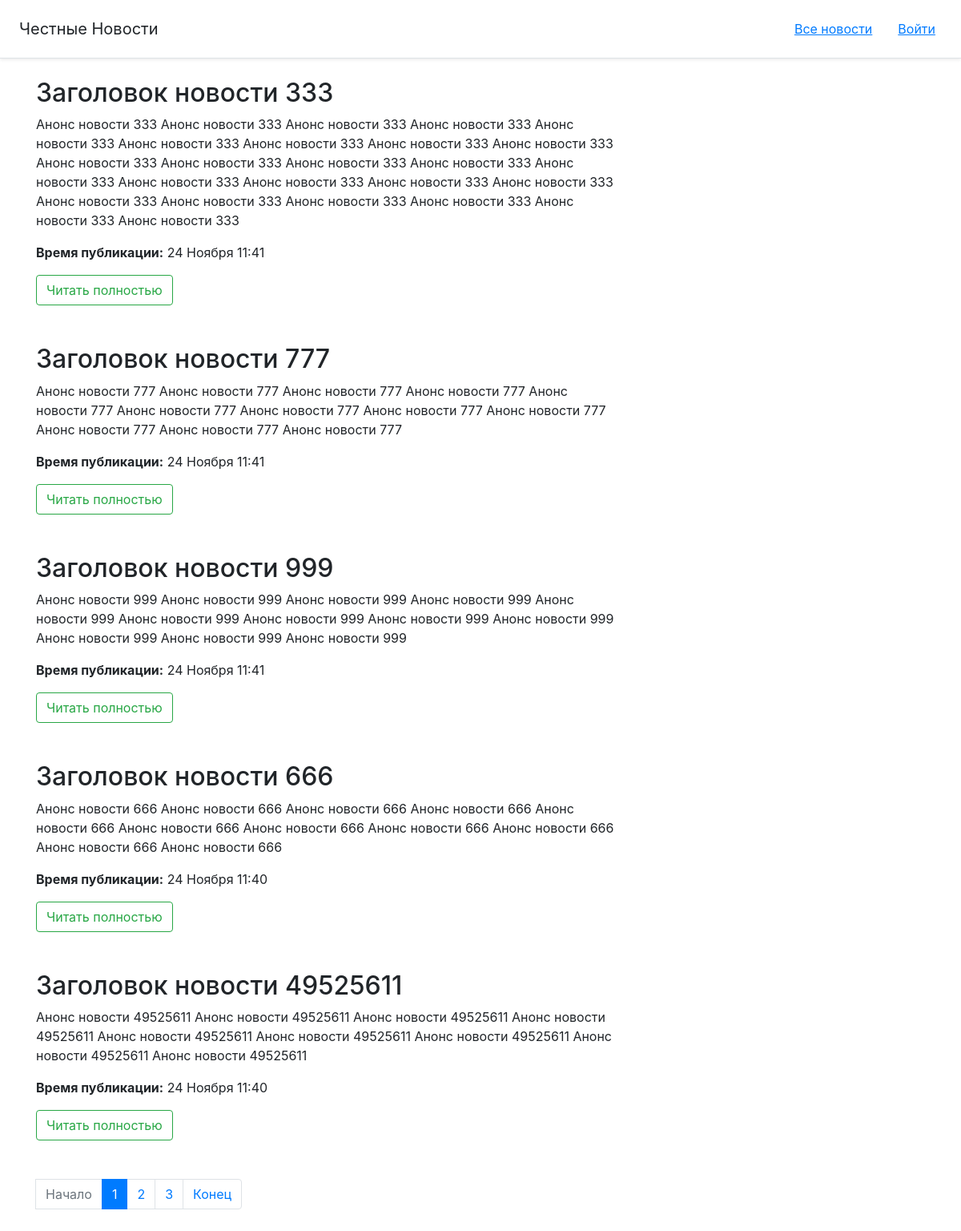
The page / on the database its author committed.
### tables this page shows
CREATE TABLE `articles` (
  `id` int UNSIGNED NOT NULL,
  `title` varchar(255) NOT NULL,
  `announce` text NOT NULL,
  `body` text NOT NULL,
  `created_at` int UNSIGNED NOT NULL,
  `updated_at` int UNSIGNED NOT NULL
);

### functions.php (called while the page is built)
<?php
function show_date($time): string
{
    $date = date('d ', $time);
    $months = ["Января", "Февраля", "Марта", "Апреля", "Мая", "Июня", "Июля", "Августа",
        "Сентября", "Октября", "Ноября", "Декабря"];
    $date .= $months[date('n', $time) - 1];
    $date .= date(' H:i', $time);
    return $date;
}

### index.php (the view, shortened to what this page needs)
<?php
    require 'blocks/head.php'
?>
<?php require 'blocks/header.php'?>
<main class="container mt-4">
    <div class="row">
        <div class="col-md-8">
            <?php
            global $pdo;
            $page = empty($_GET['page']) ? 1 : $_GET['page'];
            $count_per_page = 5;
            $query_count = $pdo->prepare('SELECT * FROM `articles`');
            $query_count->execute();
            $count_articles = $query_count->rowCount();
            $page_count = ceil($count_articles / $count_per_page);
            $start = $page * $count_per_page - $count_per_page;
            $sql = 'SELECT * FROM `articles` ORDER BY `created_at` DESC LIMIT ' . $start . ', ' . $count_per_page;
            $query_records = $pdo->prepare($sql);
            $query_records->execute();
            $results = $query_records->fetchAll(PDO::FETCH_ASSOC);
            require 'functions.php';
            foreach ($results as $result) {
                echo "<h2>" . $result['title'] . "</h2>";
                echo "<p>" . $result['announce'] . "</p>";
                echo "<p><b>Время публикации:</b> " . show_date($result['created_at']) . "</p>";
                echo "<a href='/news/article.php?id=" . $result['id'] . "'>";
                echo "<button class='btn btn-outline-success mb-5 mr-2'>Читать полностью</button>";
                echo "<a>";
            }
            ?>
            <nav aria-label="...">
                <ul class="pagination">
                    <li class="page-item" id="start">
                        <a class="page-link" href="?page=1" tabindex="-1">Начало</a>
                    </li>
                    <li class="page-item active">
                        <p class="page-link"><?= $page ?><span class="sr-only">(current)</span></p>
                    </li>
                    <?php if ($page + 1 <= $page_count): ?>
                        <li class="page-item"><a class="page-link" href="?page=<?= $page + 1 ?>"><?= $page + 1 ?></a></li>
                    <?php endif; ?>
                    <?php if ($page + 2 <= $page_count): ?>
                        <li class="page-item"><a class="page-link" href="?page=<?= $page + 2 ?>"><?= $page + 2 ?></a></li>
                    <?php endif; ?>
                    <li class="page-item" id="end">
                        <a class="page-link disabled" href="?page=<?= $page_count ?>">Конец</a>
                    </li>
                </ul>
            </nav>
        </div>
    </div>
</main>

### blocks/head.php (shortened to what this page needs)
<!doctype html>
<html lang="ru">
<head>
    <link rel="stylesheet" href="https://cdn.jsdelivr.net/npm/bootstrap@4.6.0/dist/css/bootstrap.min.css">
    <link rel="stylesheet" href="resources/style.css">
</head>
<body>

### blocks/header.php (shortened to what this page needs)
<div class="d-flex flex-column flex-md-row align-items-center p-3 px-md-4 mb-3 bg-white border-bottom shadow-sm">
    <h5 class="my-0 mr-md-auto font-weight-normal">Честные Новости</h5>
    <nav class="my-2 my-md-0 mr-md-3">
        <a href="/news/" class="p-2">Все новости</a>
    </nav>
    <?php if($_COOKIE['login'] != 'admin'): ?>
        <a href="/news/auth.php" class='p-2'>Войти</a>
    <?php else: ?>
        <button class="btn btn-outline-primary" id="exit_button">Выйти</button>
    <?php endif; ?>
</div>

### resources/style.css (style rules this page uses)
* { margin: 0; padding: 0; }
.p-2 { text-decoration: underline; }

### rows shown on the page
articles: title "Заголовок новости 333", announce "Анонс новости 333 Анонс новости 333 Анонс новости 333 Анонс новости 333 Анонс новости 333 Анонс новости 333 Анонс новости 333 Анонс новости 333 Анонс новости 333 Анонс новости 333 Анонс новости 333 Анонс новости 333 Анонс новости 333 Анонс новости 333 Анонс новости 333 Анонс новости 333 Анонс новости 333 Анонс новости 333 Анонс новости 333 Анонс новости 333 Анонс новости 333 Анонс новости 333 Анонс новости 333 Анонс новости 333", created_at "24 Ноября 11:41"
articles: title "Заголовок новости 777", announce "Анонс новости 777 Анонс новости 777 Анонс новости 777 Анонс новости 777 Анонс новости 777 Анонс новости 777 Анонс новости 777 Анонс новости 777 Анонс новости 777 Анонс новости 777 Анонс новости 777 Анонс новости 777", created_at "24 Ноября 11:41"
articles: title "Заголовок новости 999", announce "Анонс новости 999 Анонс новости 999 Анонс новости 999 Анонс новости 999 Анонс новости 999 Анонс новости 999 Анонс новости 999 Анонс новости 999 Анонс новости 999 Анонс новости 999 Анонс новости 999 Анонс новости 999", created_at "24 Ноября 11:41"
articles: title "Заголовок новости 666", announce "Анонс новости 666 Анонс новости 666 Анонс новости 666 Анонс новости 666 Анонс новости 666 Анонс новости 666 Анонс новости 666 Анонс новости 666 Анонс новости 666 Анонс новости 666 Анонс новости 666", created_at "24 Ноября 11:40"
articles: title "Заголовок новости 49525611", announce "Анонс новости 49525611 Анонс новости 49525611 Анонс новости 49525611 Анонс новости 49525611 Анонс новости 49525611 Анонс новости 49525611 Анонс новости 49525611 Анонс новости 49525611 Анонс новости 49525611", created_at "24 Ноября 11:40"

### other values the page prints
$page "1"
$page + 1 "2"
$page + 2 "3"
